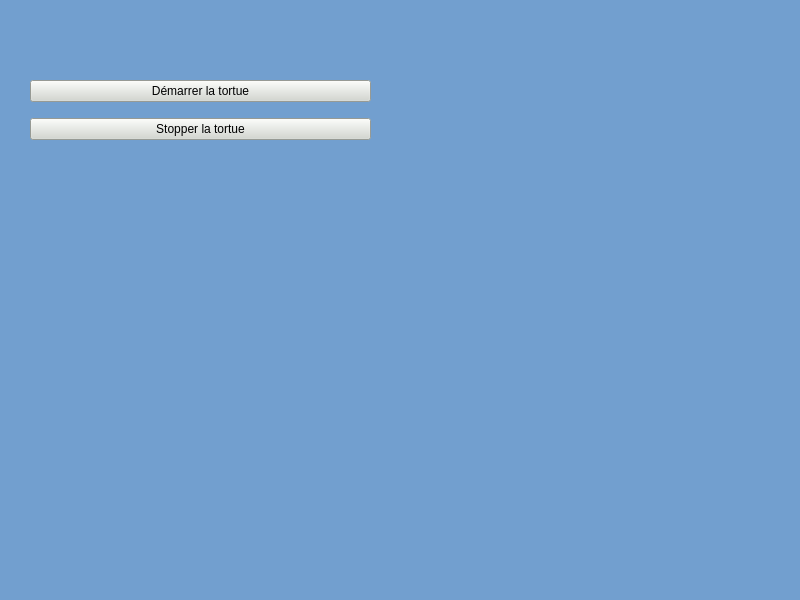
<?xml version="1.0" encoding="UTF-8"?>
<ui version="4.0">
 <class>MainWindow</class>
 <widget class="QMainWindow" name="MainWindow">
  <property name="geometry">
   <rect>
    <x>0</x>
    <y>0</y>
    <width>800</width>
    <height>600</height>
   </rect>
  </property>
  <property name="windowTitle">
   <string>MainWindow</string>
  </property>
  <property name="autoFillBackground">
   <bool>false</bool>
  </property>
  <property name="styleSheet">
   <string notr="true">background-color : rgb(114, 159, 207);</string>
  </property>
  <widget class="QWidget" name="centralwidget">
   <widget class="QWidget" name="gridLayoutWidget">
    <property name="geometry">
     <rect>
      <x>30</x>
      <y>70</y>
      <width>341</width>
      <height>81</height>
     </rect>
    </property>
    <layout class="QGridLayout" name="gridLayout">
     <item row="2" column="0">
      <widget class="QPushButton" name="pushButton_2">
       <property name="styleSheet">
        <string notr="true">background-color : rgb(211, 215, 207)</string>
       </property>
       <property name="text">
        <string>Stopper la tortue</string>
       </property>
       <property name="autoDefault">
        <bool>true</bool>
       </property>
       <property name="flat">
        <bool>false</bool>
       </property>
      </widget>
     </item>
     <item row="1" column="0">
      <widget class="QPushButton" name="pushButton">
       <property name="styleSheet">
        <string notr="true">background-color : rgb(211, 215, 207)</string>
       </property>
       <property name="text">
        <string>Démarrer la tortue</string>
       </property>
       <property name="autoDefault">
        <bool>true</bool>
       </property>
       <property name="flat">
        <bool>false</bool>
       </property>
      </widget>
     </item>
    </layout>
   </widget>
  </widget>
  <widget class="QMenuBar" name="menubar">
   <property name="geometry">
    <rect>
     <x>0</x>
     <y>0</y>
     <width>800</width>
     <height>22</height>
    </rect>
   </property>
  </widget>
  <widget class="QStatusBar" name="statusbar"/>
 </widget>
 <resources/>
 <connections/>
</ui>
